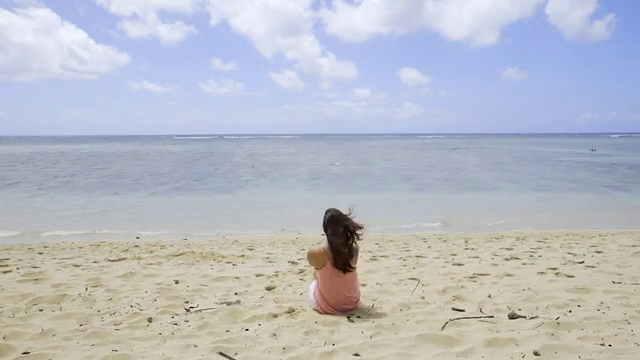
#> input picture frame 40 of sample_640x360.mp4, 640 x 360 px
$ python 1.py
#> lines starting #> are read from the running program, lines starting #| are printed output that depends on the picture
# ---------------------------------------
# Programa en Python con OpenCV para:
# - Cargar y reproducir un video
# - Redimensionarlo a 400x600 (ancho x alto)
# - Aplicar detector de bordes (Canny)
# - Dividir en mitades y cuadrantes
# - Mostrar cada uno en su propia ventana
# ---------------------------------------

import cv2

# Cargar el video
video = cv2.VideoCapture('sample_640x360.mp4')

if not video.isOpened():
    print("Error al abrir el video")
    exit()

while True:
    ret, frame = video.read()
#> frame is the input picture: shape (360, 640, 3); mean B, G, R 195.9, 187.6, 184.1
    if not ret:
        print("Fin del video o error al leer el frame")
        break

    # Redimensionar el frame a 400x600 (ancho x alto)
    frame_resized = cv2.resize(frame, (400, 600))
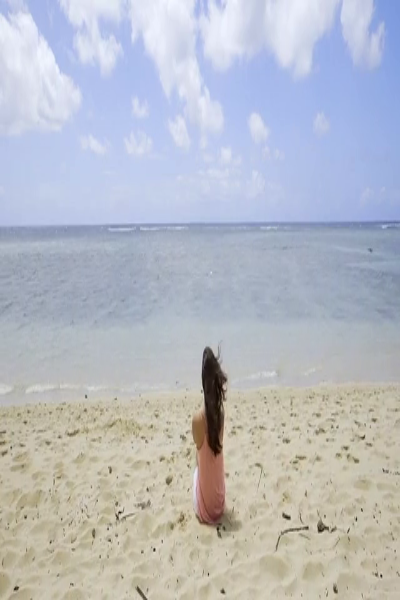
#> frame_resized: shape (600, 400, 3); mean B, G, R 195.8, 187.6, 184

    # Aplicar detector de bordes (Canny)
    edges = cv2.Canny(frame_resized, 100, 200)
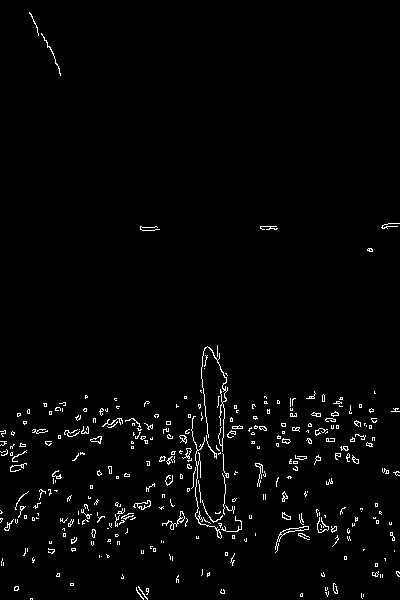
#> edges: shape (600, 400); 2.1% white in thin lines or dots

    # Obtener mitad de ancho y mitad de alto
    mitad_ancho = frame_resized.shape[1] // 2
#> mitad_ancho = 200
    mitad_alto = frame_resized.shape[0] // 2
#> mitad_alto = 300

    # Dividir en dos mitades
    izquierda = frame_resized[:, :mitad_ancho]
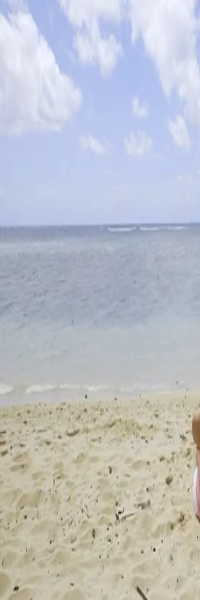
#> izquierda: shape (600, 200, 3); mean B, G, R 198.4, 192.1, 189.1
    derecha = frame_resized[:, mitad_ancho:]
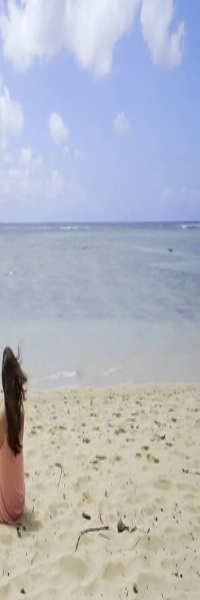
#> derecha: shape (600, 200, 3); mean B, G, R 193.3, 183, 178.9

    # Dividir en cuatro cuadrantes
    superior_izquierda = frame_resized[:mitad_alto, :mitad_ancho]
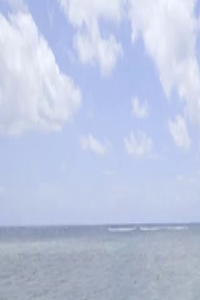
#> superior_izquierda: shape (300, 200, 3); mean B, G, R 224.5, 198.9, 189
    superior_derecha = frame_resized[:mitad_alto, mitad_ancho:]
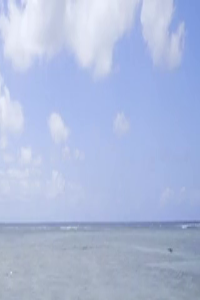
#> superior_derecha: shape (300, 200, 3); mean B, G, R 220.5, 187.4, 173.7
    inferior_izquierda = frame_resized[mitad_alto:, :mitad_ancho]
    inferior_derecha = frame_resized[mitad_alto:, mitad_ancho:]
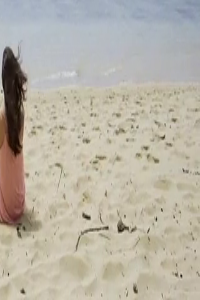
#> inferior_derecha: shape (300, 200, 3); mean B, G, R 166, 178.5, 184.1

    # Mostrar todas las ventanas
    cv2.imshow('Video Original', frame_resized)
    cv2.imshow('Detector de Bordes', edges)
    cv2.imshow('Mitad Izquierda', izquierda)
    cv2.imshow('Mitad Derecha', derecha)
    cv2.imshow('Cuadrante Superior Izquierda', superior_izquierda)
    cv2.imshow('Cuadrante Superior Derecha', superior_derecha)
    cv2.imshow('Cuadrante Inferior Izquierda', inferior_izquierda)
    cv2.imshow('Cuadrante Inferior Derecha', inferior_derecha)

    # Esperar 25 ms y salir si se presiona la tecla 'q'
    if cv2.waitKey(25) & 0xFF == ord('q'):
#> (key q is pressed here)
        break

# Liberar recursos
video.release()
cv2.destroyAllWindows()

$ run again, starting later in the video
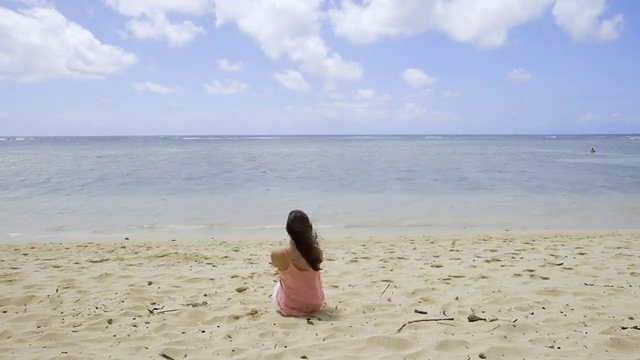
#> input picture frame 180 of sample_640x360.mp4, 640 x 360 px
#> frame is the input picture: shape (360, 640, 3); mean B, G, R 194.2, 186.1, 182.7
#> `edges = cv2.Canny(frame_resized, 100, 200)`:
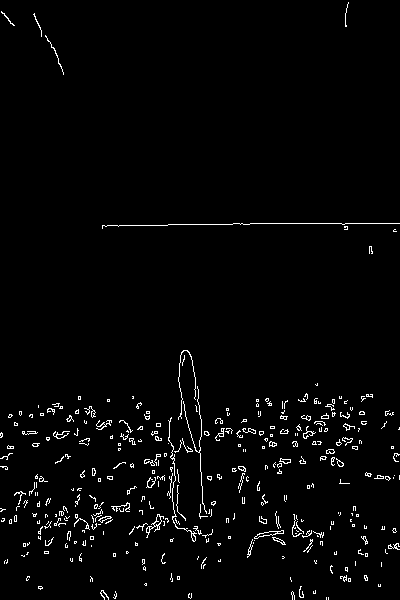
#> edges: shape (600, 400); 2.3% white in thin lines or dots
#> `inferior_derecha = frame_resized[mitad_alto:, mitad_ancho:]`:
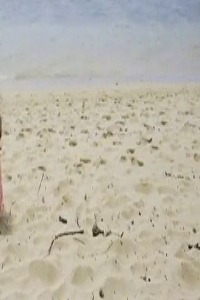
#> inferior_derecha: shape (300, 200, 3); mean B, G, R 169.3, 182.4, 186.5

$ run again, starting later in the video
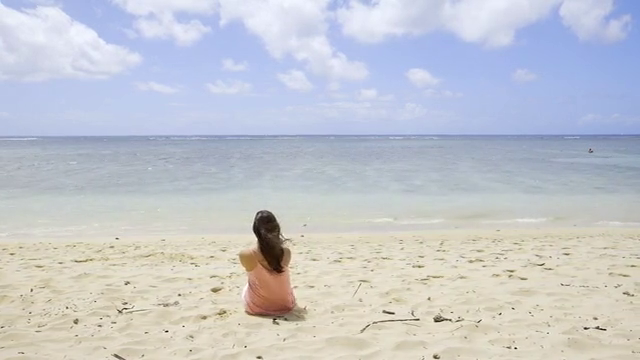
#> input picture frame 320 of sample_640x360.mp4, 640 x 360 px
#> frame is the input picture: shape (360, 640, 3); mean B, G, R 206, 199.3, 196.2
#> `edges = cv2.Canny(frame_resized, 100, 200)`:
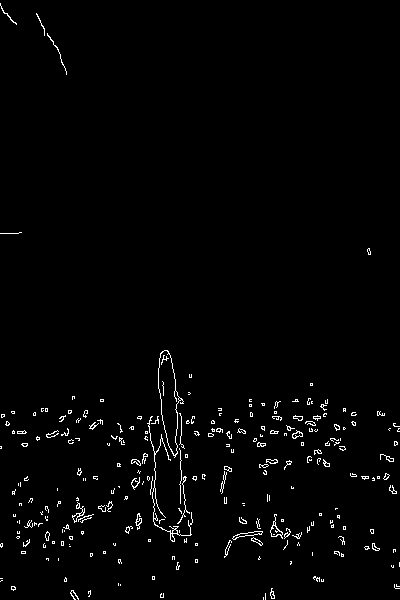
#> edges: shape (600, 400); 1.7% white in thin lines or dots
#> `inferior_derecha = frame_resized[mitad_alto:, mitad_ancho:]`:
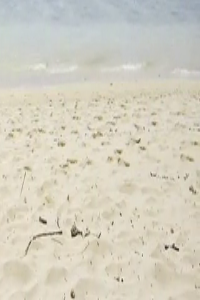
#> inferior_derecha: shape (300, 200, 3); mean B, G, R 192.7, 207.3, 211.4
